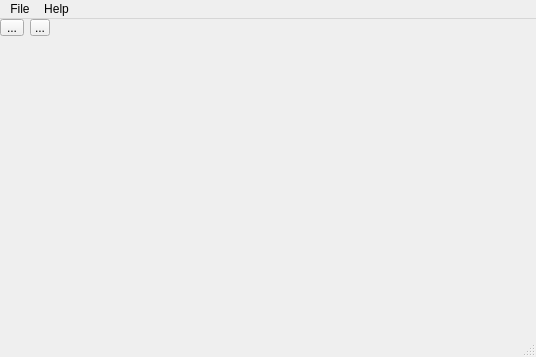
<?xml version="1.0" encoding="UTF-8"?>
<ui version="4.0">
 <class>MainWindow</class>
 <widget class="QMainWindow" name="MainWindow">
  <property name="geometry">
   <rect>
    <x>0</x>
    <y>0</y>
    <width>536</width>
    <height>357</height>
   </rect>
  </property>
  <property name="windowTitle">
   <string>MainWindow</string>
  </property>
  <widget class="QWidget" name="centralwidget">
   <widget class="QWidget" name="gridLayoutWidget">
    <property name="geometry">
     <rect>
      <x>0</x>
      <y>0</y>
      <width>50</width>
      <height>17</height>
     </rect>
    </property>
    <layout class="QFormLayout" name="formLayout">
     <item row="0" column="0">
      <widget class="QToolButton" name="toolButton_2">
       <property name="text">
        <string>...</string>
       </property>
      </widget>
     </item>
     <item row="0" column="1">
      <widget class="QToolButton" name="toolButton">
       <property name="text">
        <string>...</string>
       </property>
      </widget>
     </item>
    </layout>
   </widget>
  </widget>
  <widget class="QMenuBar" name="menubar">
   <property name="geometry">
    <rect>
     <x>0</x>
     <y>0</y>
     <width>536</width>
     <height>18</height>
    </rect>
   </property>
   <widget class="QMenu" name="menusdf">
    <property name="title">
     <string>File</string>
    </property>
    <addaction name="actionNew"/>
    <addaction name="actionOpen"/>
    <addaction name="separator"/>
    <addaction name="actionQuit"/>
   </widget>
   <widget class="QMenu" name="menuHelp">
    <property name="title">
     <string>Help</string>
    </property>
   </widget>
   <addaction name="menusdf"/>
   <addaction name="menuHelp"/>
  </widget>
  <widget class="QStatusBar" name="statusbar"/>
  <action name="actiondf">
   <property name="text">
    <string>df</string>
   </property>
  </action>
  <action name="actionNew">
   <property name="text">
    <string>New</string>
   </property>
  </action>
  <action name="actionOpen">
   <property name="text">
    <string>Open</string>
   </property>
  </action>
  <action name="actionQuit">
   <property name="text">
    <string>Quit</string>
   </property>
  </action>
 </widget>
 <resources/>
 <connections/>
</ui>
